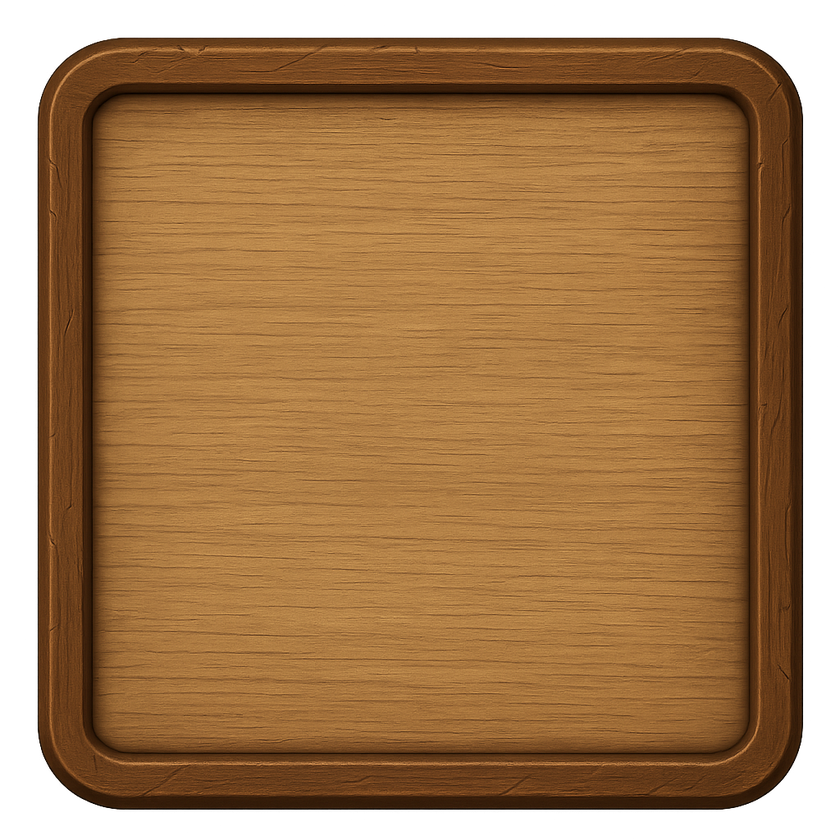
#> input picture art/placeholders/panel_madera.png, 840 x 840 px, shrunk from 1024 x 1024 before the run; its folder holds only this picture in this run
$ python -i thicken_outlines.py   (imports and definitions only)
#> lines starting #> are read from the running program, lines starting #| are printed output that depends on the picture
import os
from PIL import Image, ImageFilter, ImageOps

def thicken_outline(image_path, thickness=3):
    """
    Thickens the outline of an image by creating a dilated mask of the non-transparent areas.
    """
#> called with image_path = 'art/placeholders/panel_madera.png', thickness = 3
    try:
        with Image.open(image_path) as img:
#> img is the input picture: PIL image 840x840 RGBA; mean R, G, B, A 122.1, 83.5, 43.6, 211
            if img.mode != 'RGBA':
                img = img.convert('RGBA')

            # Extract the alpha channel
            alpha = img.split()[3]
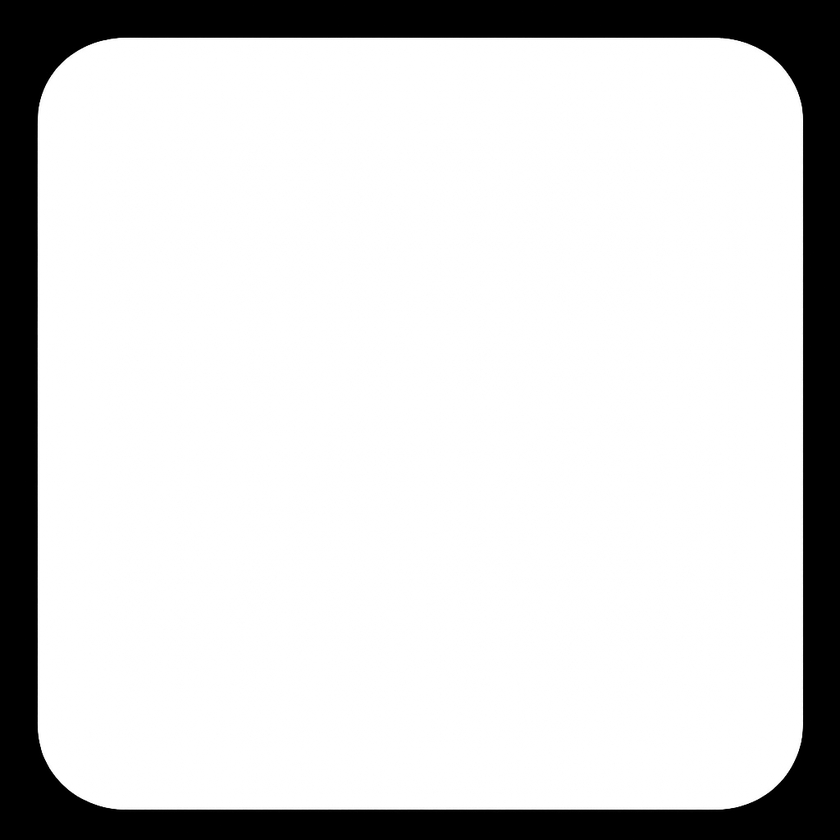
#> alpha: PIL image 840x840 L; min 0, max 255, mean 211

            # Create a mask of the non-transparent pixels
            # A simple way to thicken is to use a MaxFilter (Dilation)
            # We use a filter with size based on thickness.
            # Pillow's MaxFilter works on the alpha channel.
            thick_alpha = alpha.filter(ImageFilter.MaxFilter(thickness * 2 + 1))

            # Create a new white image (the outline color) with the thick alpha
            outline = Image.new('RGBA', img.size, (255, 255, 255, 255))
#> outline: PIL image 840x840 RGBA; every value is 255
            outline.putalpha(thick_alpha)

            # Composite original image over the outline
            combined = Image.alpha_composite(outline, img)

            # Save it back to the same path
            combined.save(image_path)
            print(f"Processed: {image_path}")

    except Exception as e:
        print(f"Error processing {image_path}: {e}")

def process_directory(directory, thickness=3):
    for filename in os.listdir(directory):
        if filename.lower().endswith('.png'):
            path = os.path.join(directory, filename)
            thicken_outline(path, thickness)

# [16 lines not run here, left out]

>>> result = thicken_outline('art/placeholders/panel_madera.png')
